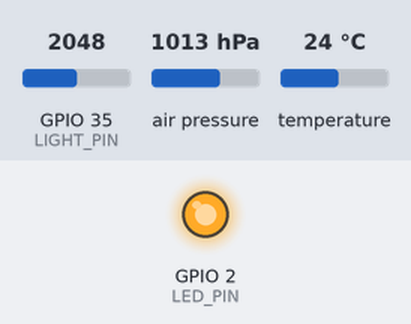
This program was run on a simulated ESP32. On the bench: output pins drawn as LEDs (lit = HIGH). Inputs (shaded band) come from the test bench; at power-on: GPIO 35 (LIGHT_PIN) = 2048, air pressure 1013 hPa, temperature 24 °C (analog values on the 0–4095 scale). WiFi joins after 1.5 s; servers stay silent unless stated; uploads are accepted with an empty reply; not simulated (calls return 0 or success): secrets.h; what the program prints to the serial monitor is not drawn.

Above: at 2.55 s.
At 32.7 s:
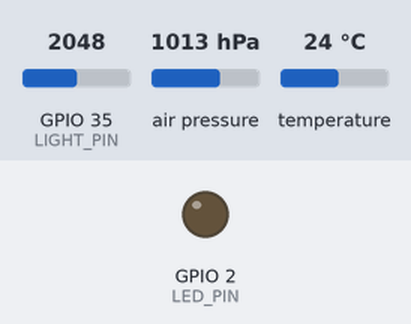
Timing chart, 0 to 80.9 s (numbered marks = the images above):
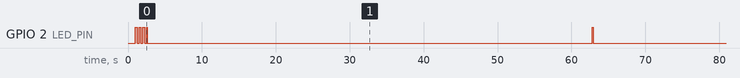

Measured:
- by itself, GPIO 2 (LED_PIN): HIGH → LOW at 1.3 s, → HIGH 0.25 s later, → LOW 0.25 s later, → HIGH 0.25 s later, … (11 changes in this stretch)

The program:

main.cpp
```cpp
// BMP180（気圧・温度）と Grove Light Sensor（照度）の実測値を継続的に取得する。
//
// #4 で特定したセンサーとその配線:
//   BMP180              (I2C)      気圧・温度   VCC ではなく 3.3 ピンから給電
//   Grove Light Sensor  (アナログ) 照度         SIG は白線
//
// DHT11 も一時追加を試みたが、電気的には配線・電源とも正常（プルアップ検出）
// なのに起動信号に一切応答せず、モジュール自体の故障と判断して撤去した。
// この切り分けの過程で、BMP180 の SDA/SCL を当初の GPIO26/25 から
// GPIO32/33 に変更している（診断の過程で GPIO26/25 が不安定になったため）。
//
// Wi-Fi 接続の詳細な確認は #3 で済ませているため、ここでは簡略化し、
// 接続できなくてもセンサーの読み取りは継続する（オフラインでも動作を見たいため）。
#include <Arduino.h>
#include <WiFi.h>
#include <WiFiClientSecure.h>
#include <HTTPClient.h>
#include <Wire.h>
#include <Adafruit_BMP085.h>
#include <esp_task_wdt.h>

#include "secrets.h"
#include "aws_root_ca.h"

constexpr uint8_t LED_PIN = 2;

// BMP180 (I2C)。GPIO32/33 で動作確認済み。
constexpr uint8_t I2C_SDA = 32;
constexpr uint8_t I2C_SCL = 33;

// Grove Light Sensor (アナログ)。#4 で判明: SIG は黄ではなく白、GPIO35。
// ADC1 のピンなので Wi-Fi 使用中でも読める。
constexpr uint8_t LIGHT_PIN = 35;

constexpr unsigned long WIFI_TIMEOUT_MS = 15000;
constexpr unsigned long READ_INTERVAL_MS = 60000;  // #8: コスト試算の上で1分間隔に決定

// 9/15-18、USB給電でのテスト稼働中に3日間フリーズし、リセットボタンでも
// 復帰しなかった事象が発生。ハードウェアウォッチドッグで自動復帰させる。
// 1周期（実測1〜2秒 + 60秒スリープ）に対して十分な余裕を持たせた値。
constexpr uint32_t WDT_TIMEOUT_S = 120;

Adafruit_BMP085 bmp;
static bool bmpReady = false;

static void connectWiFi() {
  Serial.printf("Wi-Fi に接続しています: %s\n", WIFI_SSID);
  WiFi.mode(WIFI_STA);
  WiFi.begin(WIFI_SSID, WIFI_PASSWORD);

  const unsigned long start = millis();
  while (WiFi.status() != WL_CONNECTED) {
    if (millis() - start > WIFI_TIMEOUT_MS) {
      Serial.println("  タイムアウト。オフラインのままセンサーの読み取りを続けます。");
      return;
    }
    digitalWrite(LED_PIN, !digitalRead(LED_PIN));
    delay(250);
  }
  Serial.printf("  接続しました: %s\n", WiFi.localIP().toString().c_str());
}

void setup() {
  Serial.begin(115200);
  delay(1000);

  pinMode(LED_PIN, OUTPUT);
  digitalWrite(LED_PIN, LOW);

  // ウォッチドッグ登録。loop() が一周（センサー読み取り+送信+スリープ）を
  // WDT_TIMEOUT_S 以内に完了できなければ自動的にリセットされる。
  // Arduino コアの loopTask が既に登録済みの場合はエラーになるが無視してよい。
  esp_task_wdt_init(WDT_TIMEOUT_S, true);
  esp_task_wdt_add(NULL);

  Serial.println();
  Serial.println("=== センサー実測 ===");

  connectWiFi();

  Wire.begin(I2C_SDA, I2C_SCL);
  bmpReady = bmp.begin();
  Serial.println(bmpReady ? "BMP180 初期化成功"
                           : "BMP180 初期化失敗。配線（3.3ピン給電・SDA/SCL）を確認してください");

  analogReadResolution(12);  // 0-4095

  Serial.println("====================");
  Serial.println();
}

// #8: API Gateway + Lambda に HTTPS POST する。
// 認証は mTLS ではなく、Lambda 側で照合する共有シークレットヘッダー（簡易方式、詳細は Issue #8）。
// 照度は AWS 側で不要と判断したため送信対象に含めない（ローカルのシリアル出力のみ）。
static void sendToAws(bool hasPressureTemp, float pressure, float temperature) {
  if (WiFi.status() != WL_CONNECTED) {
    Serial.println("AWS送信      : Wi-Fi未接続のためスキップ");
    return;
  }
  if (!hasPressureTemp) {
    return;
  }

  char body[256];
  int len = snprintf(body, sizeof(body),
                      "{\"device_id\":\"%s\",\"pressure_hpa\":%.2f,\"temperature_c\":%.2f",
                      DEVICE_ID, pressure, temperature);
  len += snprintf(body + len, sizeof(body) - len, "}");

  WiFiClientSecure client;
  client.setCACert(AWS_ROOT_CA1);

  HTTPClient http;
  if (!http.begin(client, AWS_API_ENDPOINT)) {
    Serial.println("AWS送信      : HTTPClient begin 失敗");
    return;
  }
  http.addHeader("Content-Type", "application/json");
  http.addHeader("x-device-secret", AWS_DEVICE_SECRET);

  const int statusCode = http.POST(reinterpret_cast<uint8_t*>(body), len);
  if (statusCode > 0) {
    Serial.printf("AWS送信      : HTTP %d\n", statusCode);
  } else {
    Serial.printf("AWS送信      : 失敗 (%s)\n", http.errorToString(statusCode).c_str());
  }
  http.end();
}

void loop() {
  // 周期の先頭でfeedする。この呼び出しからここに戻ってくるまで
  // （センサー読み取り・AWS送信・スリープを含む一周分）がWDT_TIMEOUT_S以内で
  // あることが前提。ここに戻れなければ何かがハングしているということ。
  esp_task_wdt_reset();

  digitalWrite(LED_PIN, HIGH);
  delay(100);
  digitalWrite(LED_PIN, LOW);

  Serial.println("--- 実測値 ---");

  // BMP180: 気圧・温度・海面高度からの相対高度
  bool hasPressureTemp = false;
  float pressure = 0.0f;
  float bmpTemp = 0.0f;
  if (bmpReady) {
    pressure = bmp.readPressure() / 100.0f;  // Pa → hPa
    bmpTemp = bmp.readTemperature();
    const float altitude = bmp.readAltitude();
    hasPressureTemp = true;
    Serial.printf("気圧        : %.1f hPa\n", pressure);
    Serial.printf("高度        : %.1f m\n", altitude);
    Serial.printf("温度        : %.1f C\n", bmpTemp);
  } else {
    Serial.println("BMP180      : 初期化に失敗しているため読み取りをスキップ");
  }

  // Grove Light Sensor: 生値の平均でノイズを均す。
  // 未接続のピンは電荷が保持されず値が乱高下するため、サンプル間の
  // ばらつき（最大-最小）が大きければ未接続と判定する。これが無いと、
  // 浮いたピンのノイズをもっともらしい照度として出力してしまう。
  long sum = 0;
  int lightMin = 4095, lightMax = 0;
  constexpr int N = 16;
  for (int i = 0; i < N; i++) {
    const int v = analogRead(LIGHT_PIN);
    sum += v;
    if (v < lightMin) lightMin = v;
    if (v > lightMax) lightMax = v;
    delayMicroseconds(200);
  }
  const int lightRaw = sum / N;
  const int lightSpread = lightMax - lightMin;
  if (lightSpread > 500) {
    Serial.printf("照度        : 未接続（ばらつき %d、フローティングの疑い）\n", lightSpread);
  } else {
    Serial.printf("照度        : %4d (raw, 0-4095)\n", lightRaw);
  }

  sendToAws(hasPressureTemp, pressure, bmpTemp);

  Serial.println();
  delay(READ_INTERVAL_MS);
}
```

aws_root_ca.h
```cpp
// Amazon Root CA 1（公開情報。秘密情報ではないためコミット対象）。
// API Gateway の TLS 証明書を検証するために使用する。
// 取得元: https://www.amazontrust.com/repository/AmazonRootCA1.pem
// SHA-256 フィンガープリント: 8E:CD:E6:88:4F:3D:87:B1:12:5B:A3:1A:C3:FC:B1:3D:70:16:DE:7F:57:CC:90:4F:E1:CB:97:C6:AE:98:19:6E
#pragma once

static const char AWS_ROOT_CA1[] PROGMEM = R"EOF(
-----BEGIN CERTIFICATE-----
MIIDQTCCAimgAwIBAgITBmyfz5m/jAo54vB4ikPmljZbyjANBgkqhkiG9w0BAQsF
ADA5MQswCQYDVQQGEwJVUzEPMA0GA1UEChMGQW1hem9uMRkwFwYDVQQDExBBbWF6
b24gUm9vdCBDQSAxMB4XDTE1MDUyNjAwMDAwMFoXDTM4MDExNzAwMDAwMFowOTEL
MAkGA1UEBhMCVVMxDzANBgNVBAoTBkFtYXpvbjEZMBcGA1UEAxMQQW1hem9uIFJv
b3QgQ0EgMTCCASIwDQYJKoZIhvcNAQEBBQADggEPADCCAQoCggEBALJ4gHHKeNXj
ca9HgFB0fW7Y14h29Jlo91ghYPl0hAEvrAIthtOgQ3pOsqTQNroBvo3bSMgHFzZM
9O6II8c+6zf1tRn4SWiw3te5djgdYZ6k/oI2peVKVuRF4fn9tBb6dNqcmzU5L/qw
IFAGbHrQgLKm+a/sRxmPUDgH3KKHOVj4utWp+UhnMJbulHheb4mjUcAwhmahRWa6
VOujw5H5SNz/0egwLX0tdHA114gk957EWW67c4cX8jJGKLhD+rcdqsq08p8kDi1L
93FcXmn/6pUCyziKrlA4b9v7LWIbxcceVOF34GfID5yHI9Y/QCB/IIDEgEw+OyQm
jgSubJrIqg0CAwEAAaNCMEAwDwYDVR0TAQH/BAUwAwEB/zAOBgNVHQ8BAf8EBAMC
AYYwHQYDVR0OBBYEFIQYzIU07LwMlJQuCFmcx7IQTgoIMA0GCSqGSIb3DQEBCwUA
A4IBAQCY8jdaQZChGsV2USggNiMOruYou6r4lK5IpDB/G/wkjUu0yKGX9rbxenDI
U5PMCCjjmCXPI6T53iHTfIUJrU6adTrCC2qJeHZERxhlbI1Bjjt/msv0tadQ1wUs
N+gDS63pYaACbvXy8MWy7Vu33PqUXHeeE6V/Uq2V8viTO96LXFvKWlJbYK8U90vv
o/ufQJVtMVT8QtPHRh8jrdkPSHCa2XV4cdFyQzR1bldZwgJcJmApzyMZFo6IQ6XU
5MsI+yMRQ+hDKXJioaldXgjUkK642M4UwtBV8ob2xJNDd2ZhwLnoQdeXeGADbkpy
rqXRfboQnoZsG4q5WTP468SQvvG5
-----END CERTIFICATE-----
)EOF";
```
